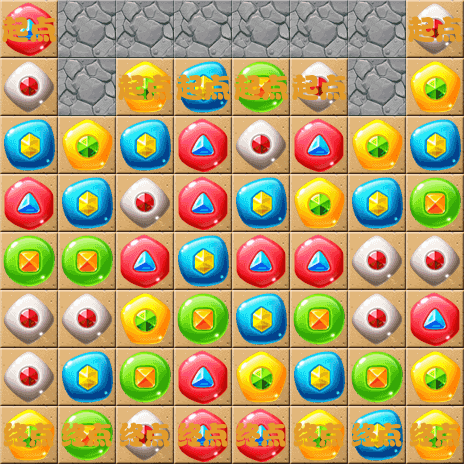

Rendered tile map (Tiled .tmx) drawn with the repository's tilesets; below, a short description and the map source with its tile grids summarised:
An orthogonal 8x8 tile map with 58x58 px tiles, 8 tile layers (1-layer, 2-layer, 3-layer, 4-layer, ...).

<map version="1.0" orientation="orthogonal" renderorder="right-down" width="8" height="8" tilewidth="58" tileheight="58">
 <tileset firstgid="1" name="backgroundBlock" tilewidth="58" tileheight="58">
  <image source="backgroundBlock.png" width="348" height="870" />
 </tileset>
 <layer name="1-layer" width="8" height="8">
  <data>[64 cells, 53 non-empty, 1 distinct tile ids]</data>
 </layer>
 <layer name="2-layer" width="8" height="8">
  <data>[64 cells, 59 non-empty, 9 distinct tile ids]</data>
 </layer>
 <layer name="3-layer" width="8" height="8">
  <data>[64 cells, 57 non-empty, 2 distinct tile ids]</data>
 </layer>
 <layer name="4-layer" width="8" height="8">
  <data>[64 cells, 55 non-empty, 1 distinct tile ids]</data>
 </layer>
 <layer name="5-layer" width="8" height="8">
  <data>[64 cells, 64 non-empty, 1 distinct tile ids]</data>
 </layer>
 <layer name="6-layer" width="8" height="8">
  <data>[64 cells, 64 non-empty, 6 distinct tile ids]</data>
 </layer>
 <layer name="7-layer" width="8" height="8">
  <data>[64 cells, 64 non-empty, 2 distinct tile ids]</data>
 </layer>
 <layer name="8-layer" width="8" height="8">
  <data>[64 cells, 63 non-empty, 4 distinct tile ids]</data>
 </layer>
</map>